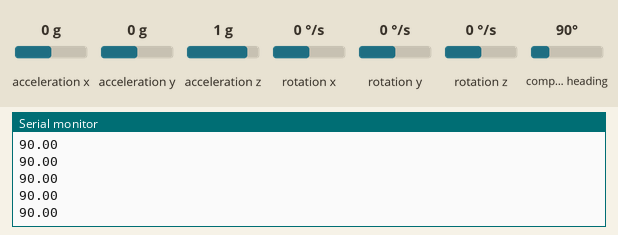
A sketch run on a simulated Arduino Leonardo, built with avr-gcc and run on an emulated ATmega32U4. Parts: the last lines printed to the serial monitor. The inputs (shaded band) are chosen by the test bench; at power-on: compass heading 90°, acceleration x 0 g, acceleration y 0 g, acceleration z 1 g, rotation x 0 °/s, rotation y 0 °/s, rotation z 0 °/s.

Above: at 1.2 s.
1.3 s: compass heading set to 7°
At 1.33 s:
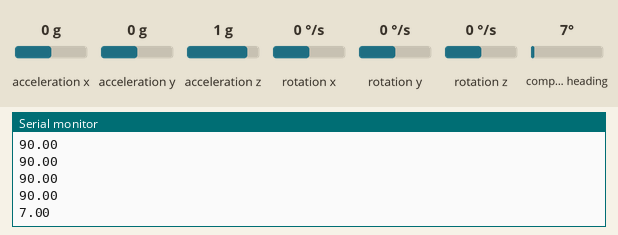
2.8 s: compass heading set to 180°
At 2.86 s:
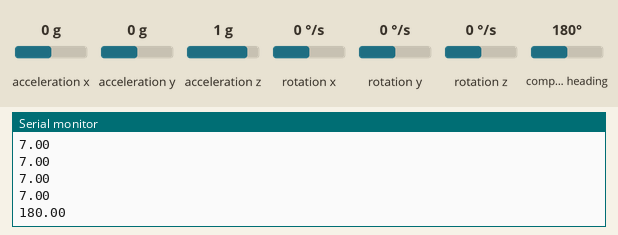
Timing chart, 0 to 5.8 s (numbered marks = the images above; inputs shaded):
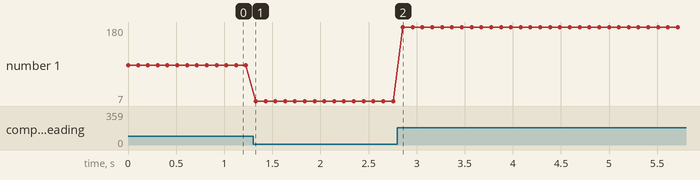

The sketch:

sketch_may09b.ino
```cpp
#include <Wire.h>
#include <Zumo32U4.h>

LSM303 compass;
void setup()
{
  Wire.begin();
  if (!compass.init())
  {
    // Failed to detect the compass.
    ledRed(1);
    while(1)
    {
      Serial.println(F("Failed to detect the compass."));
      delay(100);
    }
  }
  //replace your calibration values
  compass.enableDefault();
  compass.m_min.x=-7788;
  compass.m_min.y=142;
  compass.m_min.z=-461;
  compass.m_max.x=-2905;
  compass.m_max.y=3639;
  compass.m_max.z=2446;
}
void loop()
{
  compass.read();
  Serial.println(compass.heading());
  delay(100);
}
```

Measured:
- after the input at 1.3 s, the serial monitor: prints a new line at once (image 1)
- after the input at 2.8 s, the serial monitor: prints a new line after 0.06 s (image 2)
- plotted number 1: 90 → 7 after the input at 1.3 s, 7 → 180 after the input at 2.8 s
